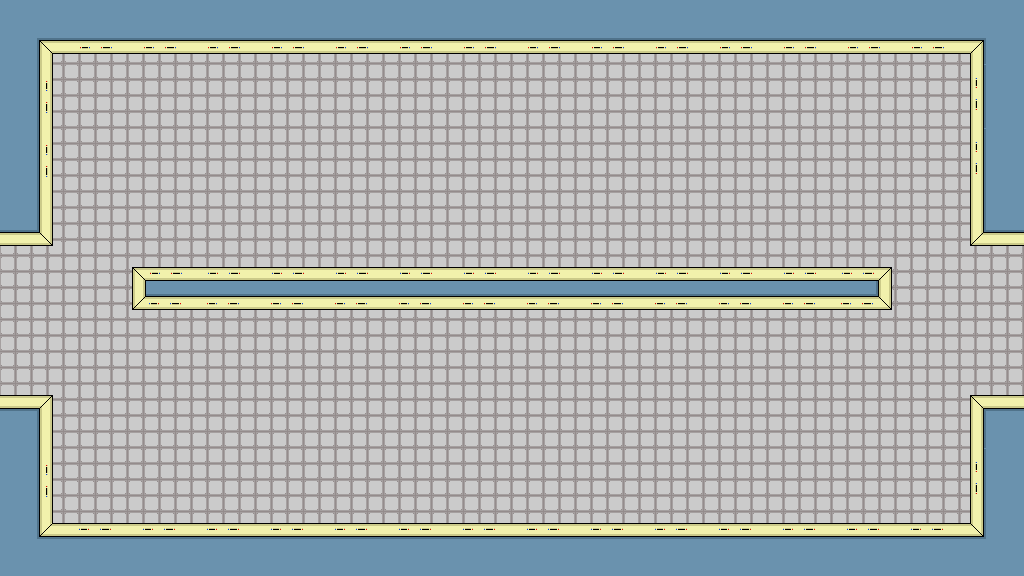

A level layout from a 2D game, rendered from its tile map. Below: a short description, then the map file with its tile-grid data intact:
An orthogonal 16x9 tile map with 64x64 px tiles, 1 tile layer (Tile Layer 1).

<map version="1.0" orientation="orthogonal" width="16" height="9" tilewidth="64" tileheight="64">
 <tileset firstgid="1" name="backgroundTiles" tilewidth="64" tileheight="64">
  <image source="../backgroundTiles.png" width="12480" height="64" />
 </tileset>
 <layer name="Tile Layer 1" width="16" height="9">
  <data encoding="csv">
120,121,121,121,121,121,121,121,121,121,121,121,121,121,121,124,
135,5,5,5,5,5,5,5,5,5,5,5,5,5,5,139,
135,5,5,5,5,5,5,5,5,5,5,5,5,5,5,139,
191,5,5,5,5,5,5,5,5,5,5,5,5,5,5,190,
5,5,130,133,133,133,133,133,133,133,133,133,133,129,5,5,
5,5,5,5,5,5,5,5,5,5,5,5,5,5,5,5,
189,5,5,5,5,5,5,5,5,5,5,5,5,5,5,188,
135,5,5,5,5,5,5,5,5,5,5,5,5,5,5,139,
140,142,142,142,142,142,142,142,142,142,142,142,142,142,142,144
</data>
 </layer>
</map>
